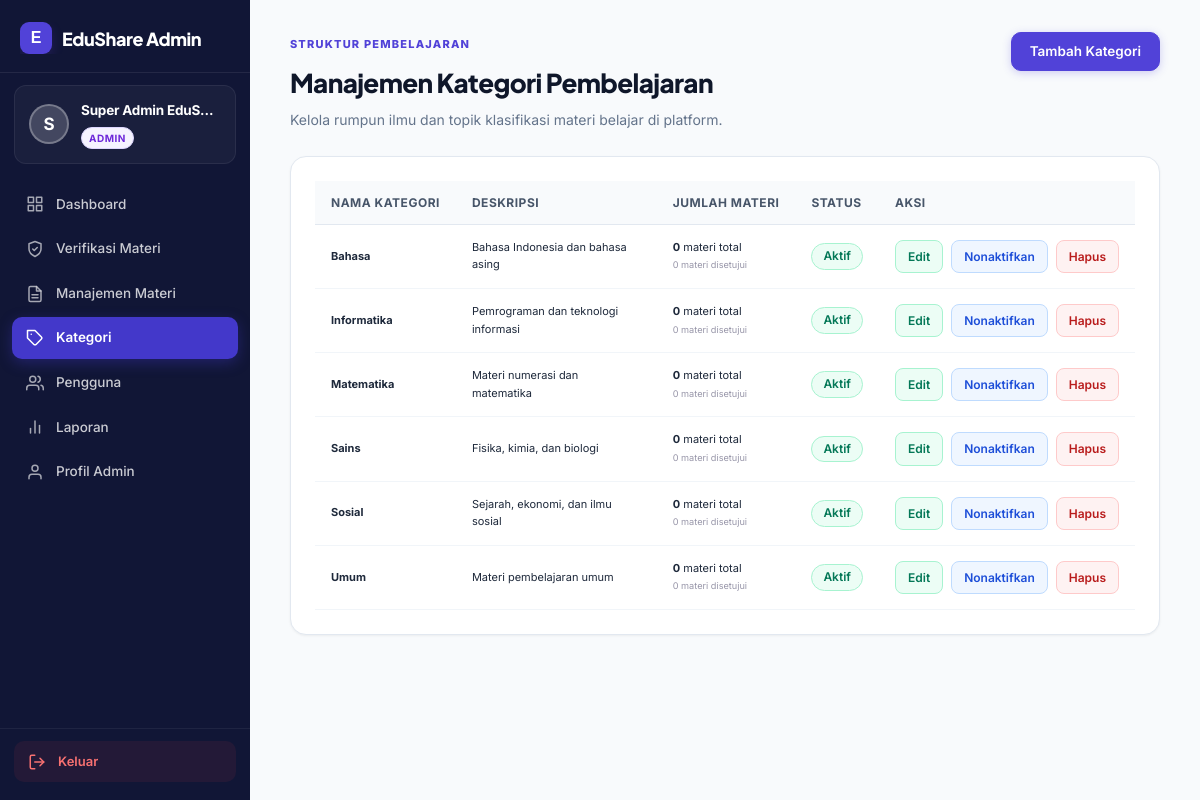
Page /admin/kategori.php (signed in) on the committed database.
### tables this page shows
CREATE TABLE `users` (
  `id_user` int(11) NOT NULL AUTO_INCREMENT,
  `nama` varchar(100) NOT NULL,
  `email` varchar(150) NOT NULL,
  `password` varchar(255) NOT NULL,
  `role` enum('user','admin','super_admin') NOT NULL DEFAULT 'user',
  `status` enum('active','inactive','suspended') NOT NULL DEFAULT 'active',
  `last_login_at` datetime DEFAULT NULL,
  `created_by` int(11) DEFAULT NULL,
  `created_at` datetime NOT NULL DEFAULT current_timestamp(),
  `updated_at` datetime DEFAULT NULL ON UPDATE current_timestamp(),
  PRIMARY KEY (`id_user`),
  UNIQUE KEY `email` (`email`),
  KEY `idx_users_role_status` (`role`,`status`),
  KEY `idx_users_created_by` (`created_by`),
  CONSTRAINT `fk_users_created_by` FOREIGN KEY (`created_by`) REFERENCES `users` (`id_user`) ON DELETE SET NULL
);

CREATE TABLE `categories` (
  `id_category` int(11) NOT NULL AUTO_INCREMENT,
  `nama_kategori` varchar(100) NOT NULL,
  `deskripsi` text DEFAULT NULL,
  `is_active` tinyint(1) NOT NULL DEFAULT 1,
  `created_at` datetime NOT NULL DEFAULT current_timestamp(),
  PRIMARY KEY (`id_category`),
  UNIQUE KEY `nama_kategori` (`nama_kategori`),
  KEY `idx_categories_active` (`is_active`)
);

### includes/helpers.php (called while the page is built, shortened)
<?php
if (!function_exists('e')) {
    function e(mixed $value): string
    {
        return htmlspecialchars((string)$value, ENT_QUOTES | ENT_SUBSTITUTE, 'UTF-8');
    }
}
if (!function_exists('url')) {
    function url(string $path = ''): string
    {
        return BASE_URL . '/' . ltrim($path, '/');
    }
}

### middleware/auth.php (called while the page is built, shortened)
<?php
if (!function_exists('current_user')) {
    function current_user(): ?array
    {
        $sessionUserId = (int)($_SESSION['user']['id_user'] ?? $_SESSION['user']['id'] ?? 0);
        if (
            !empty($GLOBALS['_edushare_auth_loaded'])
            && ($GLOBALS['_edushare_auth_uid'] ?? null) === $sessionUserId
        ) {
            return $GLOBALS['_edushare_auth_user'];
        }
        try {
            $stmt = db()->prepare('SELECT id_user, nama, email, role, status FROM users WHERE id_user = ? LIMIT 1');
            $stmt->execute([$sessionUserId]);
            $row = $stmt->fetch();
        } catch (\Throwable $e) {
            error_log('EduShare current_user error: ' . $e->getMessage());
            clear_auth_cache();
            return null;
        }
        $user = [
            'id'      => (int)$row['id_user'],
            'id_user' => (int)$row['id_user'],
            'nama'    => (string)$row['nama'],
            'email'   => (string)$row['email'],
            'role'    => (string)$row['role'],
            'status'  => (string)$row['status'],
        ];
        return $user;
    }
}

### config/database.php (called while the page is built, shortened)
<?php
if (!function_exists('db')) {
    function db(): PDO
    {
        return $GLOBALS['pdo'];
    }
}

### config/app.php (called while the page is built, shortened)
<?php
require_once __DIR__ . '/database.php';
require_once ROOT_PATH . '/includes/helpers.php';
require_once ROOT_PATH . '/middleware/auth.php';
if (PHP_SAPI !== 'cli' && !empty($_SESSION['user'])) {
    $timeoutMin = max(1, (int)get_setting('session_timeout_min', 60));
    if (isset($_SESSION['last_activity']) && (time() - (int)$_SESSION['last_activity']) > ($timeoutMin * 60)) {
        $timedOutUserId = (int)($_SESSION['user']['id_user'] ?? $_SESSION['user']['id'] ?? 0);
        $timedOutRole   = isset($_SESSION['user']['role']) ? (string)$_SESSION['user']['role'] : null;
        if ($timedOutUserId > 0) {
            log_activity($timedOutUserId, 'session_timeout', 'Sesi berakhir otomatis karena tidak aktif.', 'user', $timedOutUserId);
            log_audit('session_timeout', 'user', $timedOutUserId, 'Sesi berakhir otomatis karena tidak aktif.', [], $timedOutUserId, $timedOutRole);
        }
        $_SESSION = [];
        if (!headers_sent() && session_status() === PHP_SESSION_ACTIVE) {
            session_regenerate_id(true);
        }
        clear_auth_cache();
        $_SESSION['flash'] = [
            'type'    => 'error',
            'message' => 'Sesi Anda telah berakhir karena tidak aktif. Silakan login kembali.',
        ];
    } else {
        current_user();
    }
}

### admin/kategori.php (the view, shortened to what this page needs)
<?php
require_once __DIR__ . '/../config/app.php';
$pdo = db();
$categories = $pdo->query(
    "SELECT c.*,
            COUNT(m.id_material) AS total_materi,
            SUM(CASE WHEN m.status = 'approved' THEN 1 ELSE 0 END) AS total_approved
     FROM categories c
     LEFT JOIN materials m ON m.id_category = c.id_category
     GROUP BY c.id_category
     ORDER BY c.nama_kategori ASC"
)->fetchAll();
?>
<!DOCTYPE html>
<html lang="id">
<head>
<link rel="stylesheet" href="<?= e(url('assets/css/style.css')) ?>">
<link rel="stylesheet" href="<?= e(url('assets/css/dashboard.css')) ?>">
</head>
<body>
<div class="dashboard-layout">
<?php include __DIR__ . '/../partials/sidebar_admin.php'; ?>
<main class="content-area">
    <div class="panel-header">
        <div>
            <span class="eyebrow">STRUKTUR PEMBELAJARAN</span>
            <h1>Manajemen Kategori Pembelajaran</h1>
            <p>Kelola rumpun ilmu dan topik klasifikasi materi belajar di platform.</p>
        </div>
        <button type="button" class="btn btn-primary" onclick="openAddModal()">
            Tambah Kategori
        </button>
    </div>
    <div class="card">
        <div class="table-responsive">
            <table class="data-table">
                <thead>
                    <tr>
                        <th>Nama Kategori</th>
                        <th>Deskripsi</th>
                        <th>Jumlah Materi</th>
                        <th>Status</th>
                        <th>Aksi</th>
                    </tr>
                </thead>
                <tbody>
                    <?php foreach ($categories as $c): ?>
                        <tr>
                            <td><strong><?= e($c['nama_kategori']) ?></strong></td>
                            <td style="max-width:300px;"><?= e($c['deskripsi'] ?? '-') ?></td>
                            <td>
                                <div><strong><?= (int)$c['total_materi'] ?></strong> materi total</div>
                                <small class="text-muted"><?= (int)$c['total_approved'] ?> materi disetujui</small>
                            </td>
                            <td>
                                <?php if ((int)$c['is_active'] === 1): ?>
                                    <span class="badge badge-success">Aktif</span>
                                <?php else: ?>
                                    <span class="badge badge-secondary">Nonaktif</span>
                                <?php endif; ?>
                            </td>
                            <td>
                                <div class="action-buttons">
                                    <button type="button" class="btn-action btn-edit" onclick="openEditModal(<?= (int)$c['id_category'] ?>, '<?= e(addslashes($c['nama_kategori'])) ?>', '<?= e(addslashes($c['deskripsi'] ?? '')) ?>')">
                                        Edit
                                    </button>
                                    <form method="post" style="display:inline;">
                                        <button type="submit" class="btn-action <?= (int)$c['is_active'] === 1 ? 'btn-view' : 'btn-edit' ?>">
                                            <?= (int)$c['is_active'] === 1 ? 'Nonaktifkan' : 'Aktifkan' ?>
                                        </button>
                                    </form>
                                    <?php if ((int)$c['total_materi'] === 0): ?>
                                        <form method="post" style="display:inline;" onsubmit="return confirm('Hapus kategori ini?');">
                                            <button type="submit" class="btn-action btn-delete">Hapus</button>
                                        </form>
                                    <?php endif; ?>
                                </div>
                            </td>
                        </tr>
                    <?php endforeach; ?>
                </tbody>
            </table>
        </div>
    </div>
</main>
</div>
</body>
</html>

### partials/sidebar_admin.php (shortened to what this page needs)
<?php
$sidebarUser = current_user();
$currentPage = $_SERVER['PHP_SELF'];
function adminSidebarIsActive(string $path): string {
    global $currentPage;
    return str_contains($currentPage, $path) ? ' active' : '';
}
$adminFirstLetter = strtoupper(mb_substr($sidebarUser['nama'] ?? $sidebarUser['name'] ?? 'A', 0, 1));
?>
<aside class="sidebar sidebar-admin">
    <div class="brand">
        <a href="<?= url('admin/dashboard.php') ?>" class="brand-link">
            <span class="brand-mark">E</span>
            <span class="brand-name">EduShare Admin</span>
        </a>
    </div>
    <div class="user-info">
        <div class="user-avatar user-avatar-admin">
            <?= e($adminFirstLetter) ?>
        </div>
        <div class="user-meta">
            <div class="user-name"><?= e($sidebarUser['nama'] ?? $sidebarUser['name'] ?? 'Admin') ?></div>
            <span class="role-badge badge-admin">Admin</span>
        </div>
    </div>
    <nav class="sidebar-nav">
        <a href="<?= url('admin/dashboard.php') ?>" class="nav-item <?= adminSidebarIsActive('admin/dashboard') ?>">
            <svg width="18" height="18" viewBox="0 0 24 24" fill="none" stroke="currentColor" stroke-width="2" stroke-linecap="round" stroke-linejoin="round"><rect x="3" y="3" width="7" height="7"/><rect x="14" y="3" width="7" height="7"/><rect x="14" y="14" width="7" height="7"/><rect x="3" y="14" width="7" height="7"/></svg>
            <span class="nav-label">Dashboard</span>
        </a>
        <a href="<?= url('admin/verifikasi.php') ?>" class="nav-item <?= adminSidebarIsActive('admin/verifikasi') ?>">
            <svg width="18" height="18" viewBox="0 0 24 24" fill="none" stroke="currentColor" stroke-width="2" stroke-linecap="round" stroke-linejoin="round"><path d="M12 22s8-4 8-10V5l-8-3-8 3v7c0 6 8 10 8 10z"/><polyline points="9 12 11 14 15 10"/></svg>
            <span class="nav-label">Verifikasi Materi</span>
        </a>
        <a href="<?= url('admin/materi.php') ?>" class="nav-item <?= adminSidebarIsActive('admin/materi') ?>">
            <span class="nav-label">Manajemen Materi</span>
        </a>
        <a href="<?= url('admin/kategori.php') ?>" class="nav-item <?= adminSidebarIsActive('admin/kategori') ?>">
            <svg width="18" height="18" viewBox="0 0 24 24" fill="none" stroke="currentColor" stroke-width="2" stroke-linecap="round" stroke-linejoin="round"><path d="M20.59 13.41l-7.17 7.17a2 2 0 0 1-2.83 0L2 12V2h10l8.59 8.59a2 2 0 0 1 0 2.82z"/><line x1="7" y1="7" x2="7.01" y2="7"/></svg>
            <span class="nav-label">Kategori</span>
        </a>
        <a href="<?= url('admin/pengguna.php') ?>" class="nav-item <?= adminSidebarIsActive('admin/pengguna') ?>">
            <svg width="18" height="18" viewBox="0 0 24 24" fill="none" stroke="currentColor" stroke-width="2" stroke-linecap="round" stroke-linejoin="round"><path d="M17 21v-2a4 4 0 0 0-4-4H5a4 4 0 0 0-4 4v2"/><circle cx="9" cy="7" r="4"/><path d="M23 21v-2a4 4 0 0 0-3-3.87"/><path d="M16 3.13a4 4 0 0 1 0 7.75"/></svg>
            <span class="nav-label">Pengguna</span>
        </a>
        <a href="<?= url('admin/laporan.php') ?>" class="nav-item <?= adminSidebarIsActive('admin/laporan') ?>">
            <svg width="18" height="18" viewBox="0 0 24 24" fill="none" stroke="currentColor" stroke-width="2" stroke-linecap="round" stroke-linejoin="round"><line x1="18" y1="20" x2="18" y2="10"/><line x1="12" y1="20" x2="12" y2="4"/><line x1="6" y1="20" x2="6" y2="14"/></svg>
            <span class="nav-label">Laporan</span>
        </a>
        <a href="<?= url('admin/profil.php') ?>" class="nav-item <?= adminSidebarIsActive('admin/profil') ?>">
            <svg width="18" height="18" viewBox="0 0 24 24" fill="none" stroke="currentColor" stroke-width="2" stroke-linecap="round" stroke-linejoin="round"><path d="M20 21v-2a4 4 0 0 0-4-4H8a4 4 0 0 0-4 4v2"/><circle cx="12" cy="7" r="4"/></svg>
            <span class="nav-label">Profil Admin</span>
        </a>
    </nav>
    <div class="sidebar-bottom">
        <a href="<?= url('logout.php') ?>" class="logout-btn">
            <svg width="18" height="18" viewBox="0 0 24 24" fill="none" stroke="currentColor" stroke-width="2" stroke-linecap="round" stroke-linejoin="round"><path d="M9 21H5a2 2 0 0 1-2-2V5a2 2 0 0 1 2-2h4"/><polyline points="16 17 21 12 16 7"/><line x1="21" y1="12" x2="9" y2="12"/></svg>
            <span class="nav-label">Keluar</span>
        </a>
    </div>
</aside>

### assets/css/style.css (style rules this page uses)
* { box-sizing:border-box }
:root { --purple:#673de6;--purple-dark:#4f2ac8;--lavender:#f3efff;--ink:#242238;--muted:#77758b;--line:#eceaf2;--bg:#fff }
body { margin:0;color:var(--ink);font-family:'DM Sans',sans-serif;background:#fff;font-size:15px }
a { color:inherit;text-decoration:none }
button,input,textarea,select { font:inherit }
.brand { font:800 20px 'Plus Jakarta Sans';display:flex;align-items:center;gap:7px;letter-spacing:-.7px }
.brand-mark { display:inline-grid;place-items:center;background:var(--purple);color:white;width:31px;height:31px;border-radius:10px;font:800 17px 'Plus Jakarta Sans';box-shadow:0 5px 12px #673de633 }
.btn { border:0;border-radius:10px;padding:13px 20px;display:inline-flex;justify-content:center;align-items:center;gap:10px;font-weight:700;font-size:13px;cursor:pointer;transition:.2s }
.btn-primary { background:var(--purple);color:white;box-shadow:0 7px 16px #673de62b }
.eyebrow { font-size:10px;font-weight:800;letter-spacing:1.7px;color:var(--purple) }
h1,h2,h3 { font-family:'Plus Jakarta Sans',sans-serif;letter-spacing:-.7px }
table { width:100%;border-collapse:collapse;min-width:650px }
th,td { text-align:left;padding:14px 16px;border-bottom:1px solid #f0eef5;font-size:11px }
th { color:var(--muted);font-weight:700;background:#faf9fc }
td { color:#49475c }
.sidebar-bottom a { padding:10px;font-size:11px;color:var(--muted) }

### rows in the picture
users: nama "S", nama "Super Admin EduS…"
categories: nama_kategori "Bahasa", deskripsi "Bahasa Indonesia dan bahasa asing", total_materi "0", total_approved "0", is_active "Aktif"
categories: nama_kategori "Informatika", deskripsi "Pemrograman dan teknologi informasi", total_materi "0", total_approved "0", is_active "Aktif"
categories: nama_kategori "Matematika", deskripsi "Materi numerasi dan matematika", total_materi "0", total_approved "0", is_active "Aktif"
categories: nama_kategori "Sains", deskripsi "Fisika, kimia, dan biologi", total_materi "0", total_approved "0", is_active "Aktif"
categories: nama_kategori "Sosial", deskripsi "Sejarah, ekonomi, dan ilmu sosial", total_materi "0", total_approved "0", is_active "Aktif"
categories: nama_kategori "Umum", deskripsi "Materi pembelajaran umum", total_materi "0", total_approved "0", is_active "Aktif"
